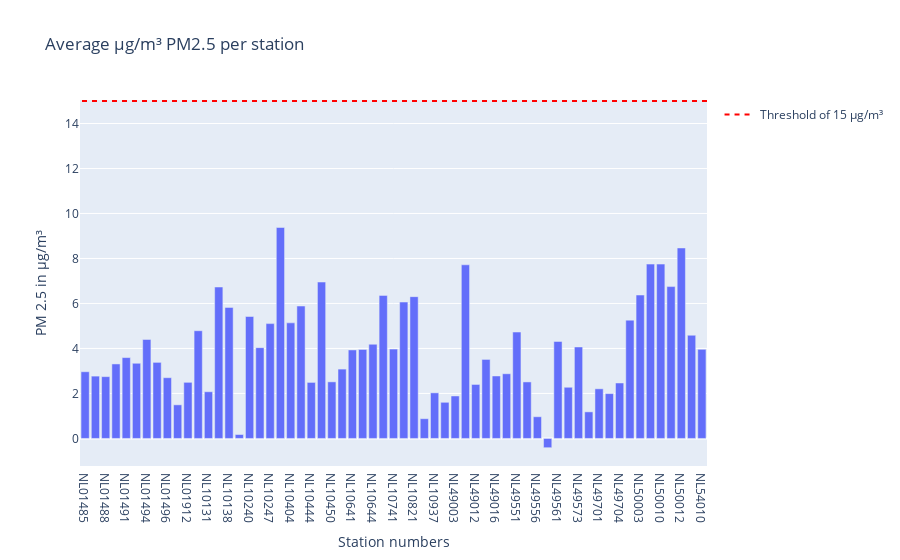

Notebook code cell kept with this figure:
### Code cell
# create bar with average measured pm2.5 values for each station on the raw data
bar_pm25 = px.bar(meanlocation_PM25, x='station_number' , y= 'value', title='Average µg/m³ PM2.5 per station')
bar_pm25.update_layout(yaxis_title='PM 2.5 in µg/m³', xaxis_title= "Station numbers", barmode='group') 

bar_pm25.add_shape(
    legendrank=1,
    showlegend=True,
    type="line",
    xref="paper",
    line=dict(dash="5px", color='red'),
    x0=1,
    x1=0,
    y0=15,
    y1=15,
    name='Threshold of 15 µg/m³'
)

bar_pm25.show()

### Figure 1 — Plotly figure (JSON) as saved in the notebook; plotly's stock layout.template omitted (floating-point values rounded to 4 significant figures)
{"data": [{"alignmentgroup": "True", "hovertemplate": "station_number=%{x}<br>value=%{y}<extra></extra>", "legendgroup": "", "marker": {"color": "#636efa", "pattern": {"shape": ""}}, "name": "", "offsetgroup": "", "orientation": "v", "showlegend": false, "textposition": "auto", "type": "bar", "x": ["NL01485", "NL01487", "NL01488", "NL01489", "NL01491", "NL01493", "NL01494", "NL01495", "NL01496", "NL01497", "NL01912", "NL01913", "NL10131", "NL10136", "NL10138", "NL10230", "NL10240", "NL10241", "NL10247", "NL10248", "NL10404", "NL10418", "NL10444", "NL10449", "NL10450", "NL10636", "NL10641", "NL10643", "NL10644", "NL10738", "NL10741", "NL10742", "NL10821", "NL10934", "NL10937", "NL10938", "NL49003", "NL49007", "NL49012", "NL49014", "NL49016", "NL49017", "NL49551", "NL49553", "NL49556", "NL49557", "NL49561", "NL49570", "NL49573", "NL49680", "NL49701", "NL49703", "NL49704", "NL49980", "NL50003", "NL50007", "NL50010", "NL50011", "NL50012", "NL54004", "NL54010"], "xaxis": "x", "y": [2.965, 2.771, 2.747, 3.312, 3.594, 3.341, 4.4, 3.381, 2.7, 1.494, 2.494, 4.788, 2.076, 6.732, 5.826, 0.1744, 5.421, 4.035, 5.104, 9.377, 5.137, 5.886, 2.491, 6.952, 2.515, 3.082, 3.935, 3.956, 4.186, 6.359, 3.971, 6.062, 6.302, 0.8771, 2.027, 1.606, 1.887, 7.719, 2.4, 3.513, 2.776, 2.875, 4.729, 2.512, 0.9647, -0.4118, 4.312, 2.275, 4.067, 1.181, 2.206, 1.994, 2.465, 5.259, 6.375, 7.75, 7.75, 6.75, 8.467, 4.587, 3.959], "yaxis": "y"}], "layout": {"barmode": "group", "legend": {"tracegroupgap": 0}, "shapes": [{"legendrank": 1, "line": {"color": "red", "dash": "5px"}, "name": "Threshold of 15 µg/m³", "showlegend": true, "type": "line", "x0": 1, "x1": 0, "xref": "paper", "y0": 15, "y1": 15}], "title": {"text": "Average µg/m³ PM2.5 per station"}, "xaxis": {"anchor": "y", "domain": [0, 1], "title": {"text": "Station numbers"}}, "yaxis": {"anchor": "x", "domain": [0, 1], "title": {"text": "PM 2.5 in µg/m³"}}}}
